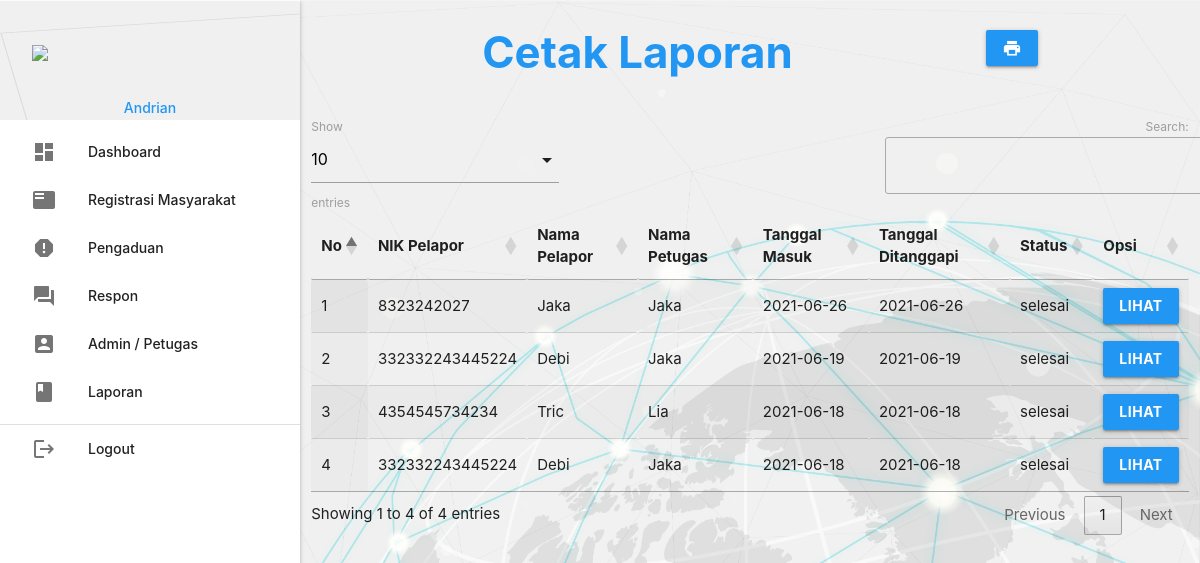
/admin/index.php?p=laporan (signed in), run on the app's committed database.
### tables this page shows
CREATE TABLE `pengaduan` (
  `id_pengaduan` int(5) NOT NULL,
  `tgl_pengaduan` varchar(20) NOT NULL,
  `nik` varchar(16) NOT NULL,
  `isi_laporan` text NOT NULL,
  `foto` varchar(255) NOT NULL,
  `status` enum('proses','selesai') NOT NULL
);

CREATE TABLE `masyarakat` (
  `nik` varchar(16) NOT NULL,
  `nama` varchar(35) NOT NULL,
  `username` varchar(25) NOT NULL,
  `password` varchar(255) NOT NULL,
  `telp` varchar(13) NOT NULL
);

CREATE TABLE `petugas` (
  `id_petugas` int(5) NOT NULL,
  `nama_petugas` varchar(30) NOT NULL,
  `username` varchar(30) NOT NULL,
  `password` varchar(255) NOT NULL,
  `telp_petugas` varchar(13) NOT NULL,
  `level` enum('admin','petugas') NOT NULL
);

CREATE TABLE `tanggapan` (
  `id_tanggapan` int(5) NOT NULL,
  `id_pengaduan` int(5) NOT NULL,
  `tgl_tanggapan` varchar(20) NOT NULL,
  `tanggapan` text NOT NULL,
  `id_petugas` int(5) NOT NULL
);

### admin/laporan.php (the view, shortened to what this page needs)
       <div class="row">
         <div class="col s12 m9">
           <h3 class="blue-text"style="text-align:center"><b>Cetak Laporan</h3></b>
         </div>
         <div class="col s12 m3">
           <div class="section"></div>
           <a class="waves-effect waves-light btn blue" href="cetak.php"><i class="material-icons">print</i></a>
         </div>
       </div>
       <table id="example" class="display responsive-table" style="width:100%">
         <thead>
             <tr>
			<th>No</th>
			<th>NIK Pelapor</th>
			<th>Nama Pelapor</th>
			<th>Nama Petugas</th>
			<th>Tanggal Masuk</th>
			<th>Tanggal Ditanggapi</th>
			<th>Status</th>
			<th>Opsi</th>
             </tr>
         </thead>
         <tbody>
<?php
	$no=1;
	$query = mysqli_query($koneksi,"SELECT * FROM pengaduan INNER JOIN masyarakat ON pengaduan.nik=masyarakat.nik INNER JOIN tanggapan ON tanggapan.id_pengaduan=pengaduan.id_pengaduan INNER JOIN petugas ON tanggapan.id_petugas=petugas.id_petugas ORDER BY tgl_pengaduan DESC");
	while ($r=mysqli_fetch_assoc($query)) { ?>
	<tr>
		<td><?php echo $no++; ?></td>
		<td><?php echo $r['nik']; ?></td>
		<td><?php echo $r['nama']; ?></td>
		<td><?php echo $r['nama_petugas']; ?></td>
		<td><?php echo $r['tgl_pengaduan']; ?></td>
		<td><?php echo $r['tgl_tanggapan']; ?></td>
		<td><?php echo $r['status']; ?></td>
		<td><a class="btn blue modal-trigger" href="#laporan?id_tanggapan=<?php echo $r['id_tanggapan'] ?>"><b>Lihat</a></b></td>
	</tr>
           <?php  }
            ?>
         </tbody>
       </table>

### data on the page
pengaduan: masyarakat.nik "8323242027", masyarakat.nama "Jaka", petugas.nama_petugas "Jaka", tgl_pengaduan "2021-06-26", tanggapan.tgl_tanggapan "2021-06-26", status "selesai"
pengaduan: masyarakat.nik "332332243445224", masyarakat.nama "Debi", petugas.nama_petugas "Jaka", tgl_pengaduan "2021-06-19", tanggapan.tgl_tanggapan "2021-06-19", status "selesai"
pengaduan: masyarakat.nik "4354545734234", masyarakat.nama "Tric", petugas.nama_petugas "Lia", tgl_pengaduan "2021-06-18", tanggapan.tgl_tanggapan "2021-06-18", status "selesai"
pengaduan: masyarakat.nik "332332243445224", masyarakat.nama "Debi", petugas.nama_petugas "Jaka", tgl_pengaduan "2021-06-18", tanggapan.tgl_tanggapan "2021-06-18", status "selesai"

### other printed values
$_SESSION['data']['nama_petugas'] "Andrian"
